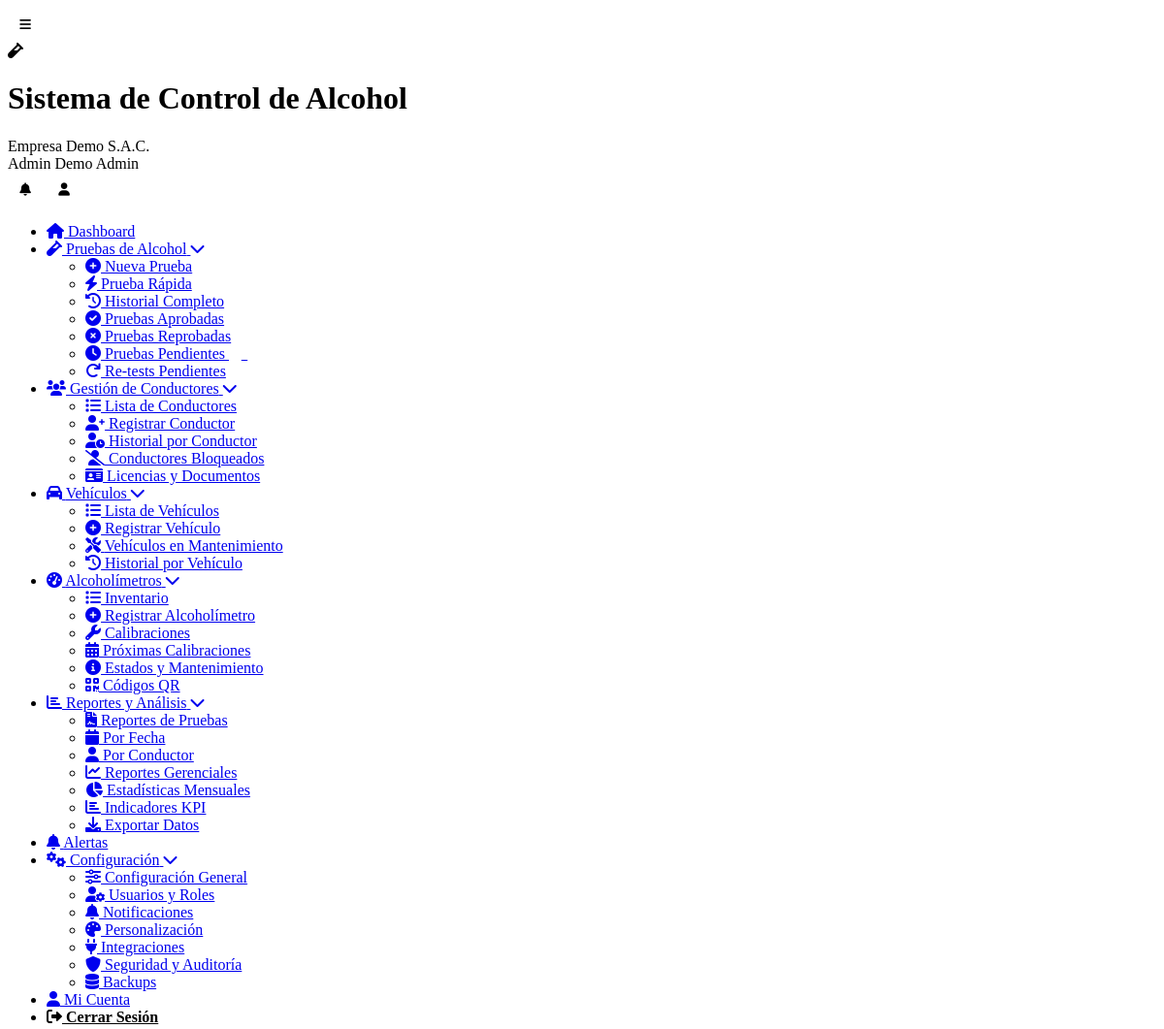
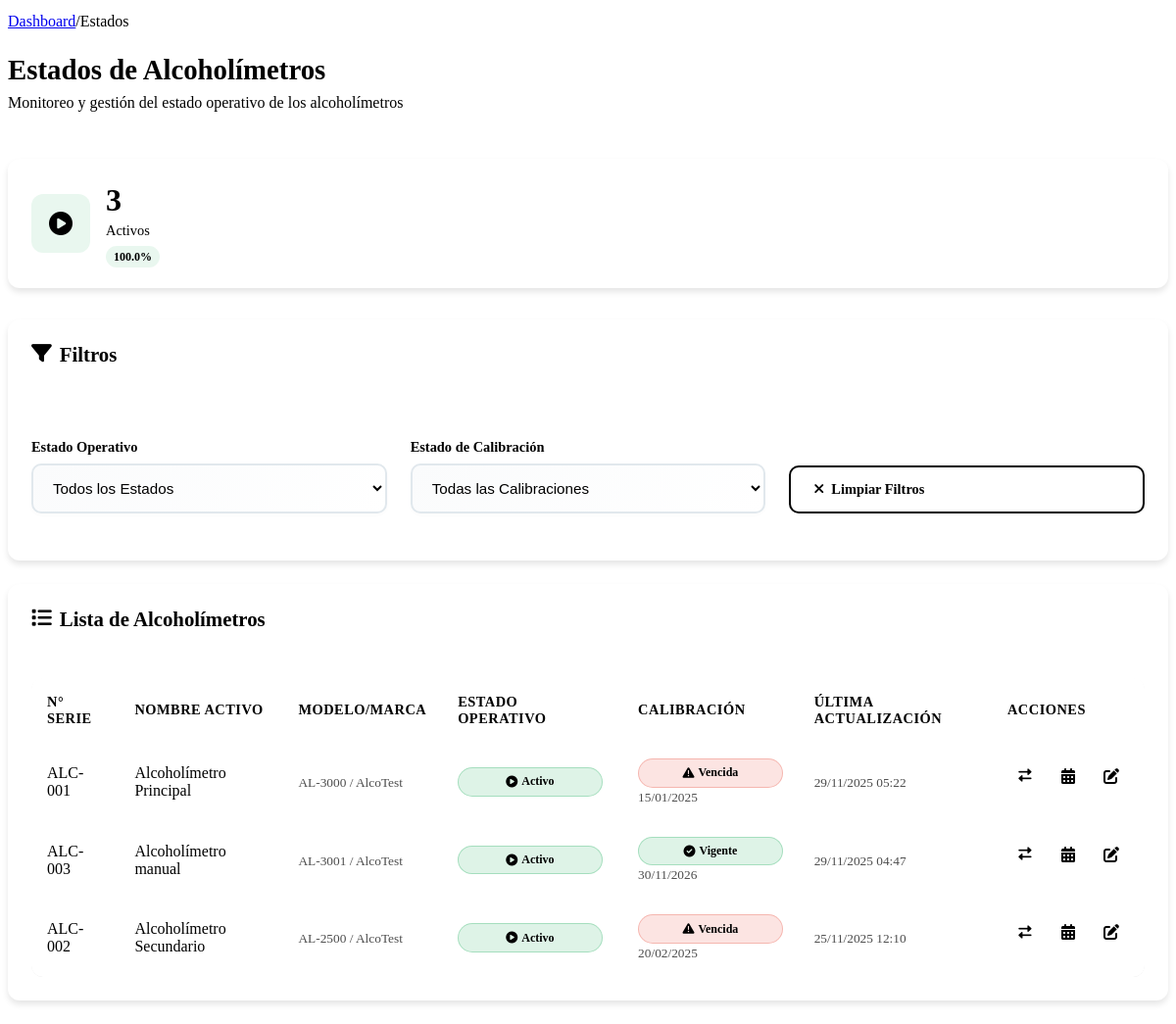
Screenshot of /estados-alcoholimetros.php (signed in) with the database file from the repository (2 pictures, top to bottom).
### tables this page shows
CREATE TABLE `usuarios` (
  `id` int(11) NOT NULL,
  `cliente_id` int(11) DEFAULT NULL,
  `nombre` varchar(100) NOT NULL,
  `apellido` varchar(100) DEFAULT NULL,
  `email` varchar(255) NOT NULL,
  `password` varchar(255) NOT NULL,
  `telefono` varchar(20) DEFAULT NULL,
  `dni` varchar(15) DEFAULT NULL,
  `rol` enum('super_admin','admin','supervisor','operador','conductor','auditor') NOT NULL,
  `foto_perfil` varchar(255) DEFAULT NULL,
  `estado` tinyint(1) DEFAULT 1,
  `ultimo_login` timestamp NULL DEFAULT NULL,
  `token_recuperacion` varchar(100) DEFAULT NULL,
  `fecha_expiracion_token` datetime DEFAULT NULL,
  `intentos_login` int(11) DEFAULT 0,
  `bloqueado_hasta` datetime DEFAULT NULL,
  `fecha_creacion` timestamp NULL DEFAULT current_timestamp()
);

CREATE TABLE `clientes` (
  `id` int(11) NOT NULL,
  `nombre_empresa` varchar(255) NOT NULL,
  `ruc` varchar(20) NOT NULL,
  `direccion` text DEFAULT NULL,
  `telefono` varchar(20) DEFAULT NULL,
  `email_contacto` varchar(255) DEFAULT NULL,
  `plan_id` int(11) NOT NULL,
  `logo` varchar(255) DEFAULT NULL,
  `color_primario` varchar(7) DEFAULT '#2196F3',
  `color_secundario` varchar(7) DEFAULT '#1976D2',
  `fecha_registro` timestamp NULL DEFAULT current_timestamp(),
  `fecha_vencimiento` date DEFAULT NULL,
  `estado` enum('activo','inactivo','suspendido','prueba') DEFAULT 'prueba',
  `token_api` varchar(100) DEFAULT NULL,
  `modo_demo` tinyint(1) DEFAULT 1
);

CREATE TABLE `alcoholimetros` (
  `id` int(11) NOT NULL,
  `cliente_id` int(11) NOT NULL,
  `numero_serie` varchar(50) NOT NULL,
  `nombre_activo` varchar(100) NOT NULL,
  `modelo` varchar(50) DEFAULT NULL,
  `marca` varchar(50) DEFAULT NULL,
  `fecha_calibracion` date DEFAULT NULL,
  `proxima_calibracion` date DEFAULT NULL,
  `estado` enum('activo','inactivo','mantenimiento','calibracion') DEFAULT 'activo',
  `qr_code` varchar(255) DEFAULT NULL,
  `fecha_creacion` timestamp NULL DEFAULT current_timestamp(),
  `fecha_actualizacion` timestamp NULL DEFAULT current_timestamp() ON UPDATE current_timestamp()
);

### estados-alcoholimetros.php (the view, shortened to what the rows shown need)
<?php
require_once __DIR__ . '/includes/Database.php';
$page_title = 'Estados de Alcoholímetros';
require_once __DIR__ . '/includes/header.php';
$db = new Database();
$cliente_id = $_SESSION['cliente_id'] ?? 0;
$where_conditions = ["cliente_id = ?"];
$params = [$cliente_id];
$where_clause = implode(" AND ", $where_conditions);
$alcoholimetros = $db->fetchAll("
    SELECT *,
           DATEDIFF(proxima_calibracion, CURDATE()) as dias_restantes,
           CASE
               WHEN proxima_calibracion IS NULL THEN 'no_programada'
               WHEN proxima_calibracion < CURDATE() THEN 'vencida'
               WHEN DATEDIFF(proxima_calibracion, CURDATE()) <= 30 THEN 'proxima'
               ELSE 'vigente'
           END as estado_calibracion,
           CASE
               WHEN estado = 'activo' AND proxima_calibracion >= CURDATE() THEN 'operativo'
               WHEN estado = 'activo' AND proxima_calibracion < CURDATE() THEN 'alerta'
               WHEN estado = 'mantenimiento' THEN 'mantenimiento'
               WHEN estado = 'calibracion' THEN 'calibracion'
               ELSE 'inactivo'
           END as estado_operativo
    FROM alcoholimetros
    WHERE $where_clause
    ORDER BY
        CASE estado
            WHEN 'activo' THEN 1
            WHEN 'mantenimiento' THEN 2
            WHEN 'calibracion' THEN 3
            WHEN 'inactivo' THEN 4
        END,
        fecha_actualizacion DESC
", $params);
?>
<div class="content-body">
    <div class="dashboard-header">
        <div class="welcome-section">
            <h1><?php echo $page_title; ?></h1>
        </div>
    </div>
    <div class="crud-container">
        <div class="card">
            <div class="card-body">
                <?php if (!empty($alcoholimetros)): ?>
                <div class="table-responsive">
                    <table class="data-table">
                        <thead>
                            <tr>
                                <th>N° Serie</th>
                                <th>Nombre Activo</th>
                                <th>Modelo/Marca</th>
                                <th>Estado Operativo</th>
                                <th>Calibración</th>
                                <th>Última Actualización</th>
                                <th>Acciones</th>
                            </tr>
                        </thead>
                        <tbody>
                            <?php foreach ($alcoholimetros as $alcoholimetro):
                                $estado = $alcoholimetro['estado'];
                                $estado_calibracion = $alcoholimetro['estado_calibracion'];
                                switch ($estado) {
                                    case 'activo':
                                        $clase_estado = 'success';
                                        $texto_estado = 'Activo';
                                        $icono_estado = 'fa-play-circle';
                                        break;
                                }
                                switch ($estado_calibracion) {
                                    case 'vencida':
                                        $clase_calibracion = 'danger';
                                        $texto_calibracion = 'Vencida';
                                        $icono_calibracion = 'fa-exclamation-triangle';
                                        break;
                                    case 'vigente':
                                        $clase_calibracion = 'success';
                                        $texto_calibracion = 'Vigente';
                                        $icono_calibracion = 'fa-check-circle';
                                        break;
                                }
                            ?>
                            <tr>
                                <td><?php echo htmlspecialchars($alcoholimetro['numero_serie']); ?></td>
                                <td><?php echo htmlspecialchars($alcoholimetro['nombre_activo']); ?></td>
                                <td>
                                    <small class="text-muted">
                                        <?php echo htmlspecialchars($alcoholimetro['modelo'] ?? 'N/A'); ?> /
                                        <?php echo htmlspecialchars($alcoholimetro['marca'] ?? 'N/A'); ?>
                                    </small>
                                </td>
                                <td>
                                    <span class="status-badge <?php echo $clase_estado; ?>">
                                        <i class="fas <?php echo $icono_estado; ?>"></i>
                                        <?php echo $texto_estado; ?>
                                    </span>
                                </td>
                                <td>
                                    <span class="status-badge <?php echo $clase_calibracion; ?>">
                                        <i class="fas <?php echo $icono_calibracion; ?>"></i>
                                        <?php echo $texto_calibracion; ?>
                                    </span>
                                    <?php if ($alcoholimetro['proxima_calibracion'] && $estado_calibracion !== 'no_programada'): ?>
                                    <br>
                                    <small class="text-muted">
                                        <?php echo date('d/m/Y', strtotime($alcoholimetro['proxima_calibracion'])); ?>
                                    </small>
                                    <?php endif; ?>
                                </td>
                                <td>
                                    <small class="text-muted">
                                        <?php echo date('d/m/Y H:i', strtotime($alcoholimetro['fecha_actualizacion'])); ?>
                                    </small>
                                </td>
                                <td class="action-buttons">
                                    <button type="button" class="btn-icon primary"
                                            onclick="mostrarModalEstado(<?php echo $alcoholimetro['id']; ?>, '<?php echo $alcoholimetro['numero_serie']; ?>', '<?php echo $alcoholimetro['estado']; ?>')"
                                            title="Cambiar Estado">
                                        <i class="fas fa-exchange-alt"></i>
                                    </button>
                                    <a href="calibraciones.php?editar=<?php echo $alcoholimetro['id']; ?>" class="btn-icon info" title="Gestionar Calibración">
                                        <i class="fas fa-calendar-alt"></i>
                                    </a>
                                    <a href="registrar-alcoholimetro.php?editar=<?php echo $alcoholimetro['id']; ?>" class="btn-icon" title="Editar">
                                        <i class="fas fa-edit"></i>
                                    </a>
                                </td>
                            </tr>
                            <?php endforeach; ?>
                        </tbody>
                    </table>
                </div>
                <?php endif; ?>
            </div>
        </div>
    </div>
</div>
<?php
require_once __DIR__ . '/includes/footer.php';
?>

### includes/header.php (shortened to what the rows shown need)
<?php
$database = new Database();
$user_id = $_SESSION['user_id'] ?? null;
$user_query = $database->fetchOne("
    SELECT u.*, c.nombre_empresa, c.logo, c.color_primario, c.color_secundario, p.nombre_plan
    FROM usuarios u
    LEFT JOIN clientes c ON u.cliente_id = c.id
    LEFT JOIN planes p ON c.plan_id = p.id
    WHERE u.id = ?
", [$user_id]);
?>
<!DOCTYPE html>
<html lang="es">
<head>
	<link rel="stylesheet" href="<?php echo BASE_URL; ?>/assets/css/simple-style.css">
    <link rel="stylesheet" href="<?php echo BASE_URL; ?>/assets/css/responsive.css">
	<link rel="stylesheet" href="<?php echo BASE_URL; ?>/assets/css/dashboard-enhancements.css">
    <link href="https://cdnjs.cloudflare.com/ajax/libs/font-awesome/6.0.0/css/all.min.css" rel="stylesheet">
</head>
<body>
    <div class="app-container">
        <header class="app-header">
            <div class="header-content">
                <div class="brand-section">
                    <div class="brand-text">
                        <h1 class="app-name"><?php echo SITE_NAME; ?></h1>
                        <span class="client-name"><?php echo htmlspecialchars($user_query['nombre_empresa'] ?? 'Empresa'); ?></span>
                    </div>
                </div>
                <div class="user-menu">
                    <div class="user-info">
                        <span class="user-name"><?php echo htmlspecialchars(($user_query['nombre'] ?? 'Usuario') . ' ' . ($user_query['apellido'] ?? 'Sistema')); ?></span>
                        <span class="user-role"><?php echo ucfirst(str_replace('_', ' ', $user_query['rol'] ?? 'usuario')); ?></span>
                    </div>
                </div>
            </div>
        </header>
        <div class="main-content">
            <main class="content-area">
                <div class="content-body">

### rows the page displays
usuarios: cliente.nombre_empresa "Empresa Demo S.A.C.", nombre+apellido "Admin Demo", rol "Admin"
alcoholimetros: numero_serie "ALC-001", nombre_activo "Alcoholímetro Principal", modelo "AL-3000", marca "AlcoTest", estado "Activo", texto_calibracion "Vencida", proxima_calibracion "15/01/2025", fecha_actualizacion "29/11/2025 05:22"
alcoholimetros: numero_serie "ALC-003", nombre_activo "Alcoholímetro manual", modelo "AL-3001", marca "AlcoTest", estado "Activo", texto_calibracion "Vigente", proxima_calibracion "30/11/2026", fecha_actualizacion "29/11/2025 04:47"
alcoholimetros: numero_serie "ALC-002", nombre_activo "Alcoholímetro Secundario", modelo "AL-2500", marca "AlcoTest", estado "Activo", texto_calibracion "Vencida", proxima_calibracion "20/02/2025", fecha_actualizacion "25/11/2025 12:10"

### other values shown
SITE_NAME "Sistema de Control de Alcohol"
$crumb "Dashboard"
$crumb "Estados"
$page_title "Estados de Alcoholímetros"
$total "3"
$texto "Activos"
$porcentaje "100.0"
